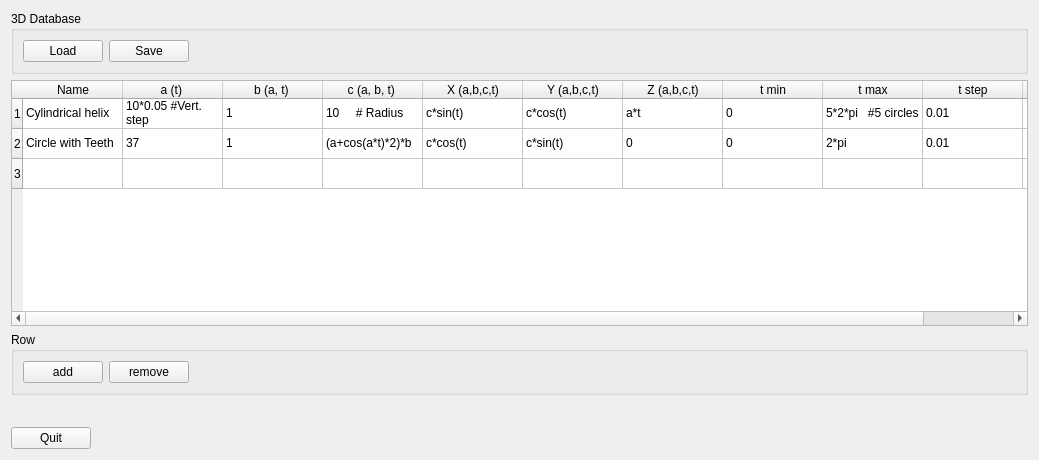
<?xml version="1.0" encoding="UTF-8"?>
<ui version="4.0">
 <class>Form</class>
 <widget class="QWidget" name="Form">
  <property name="geometry">
   <rect>
    <x>0</x>
    <y>0</y>
    <width>1039</width>
    <height>460</height>
   </rect>
  </property>
  <property name="windowTitle">
   <string>Form</string>
  </property>
  <layout class="QGridLayout" name="gridLayout_3">
   <item row="0" column="0">
    <widget class="QGroupBox" name="groupBox_2">
     <property name="title">
      <string>3D Database</string>
     </property>
     <layout class="QGridLayout" name="gridLayout">
      <item row="0" column="0">
       <layout class="QHBoxLayout" name="horizontalLayout">
        <item>
         <widget class="QPushButton" name="button_load">
          <property name="toolTip">
           <string>Click to load common and customs curves.</string>
          </property>
          <property name="text">
           <string>Load</string>
          </property>
         </widget>
        </item>
        <item>
         <widget class="QPushButton" name="button_save">
          <property name="toolTip">
           <string>This will save customs curves only in your HOME directory under &quot;Parametric3D.dat&quot;.</string>
          </property>
          <property name="text">
           <string>Save</string>
          </property>
         </widget>
        </item>
        <item>
         <spacer name="horizontalSpacer_2">
          <property name="orientation">
           <enum>Qt::Horizontal</enum>
          </property>
          <property name="sizeHint" stdset="0">
           <size>
            <width>40</width>
            <height>20</height>
           </size>
          </property>
         </spacer>
        </item>
       </layout>
      </item>
     </layout>
    </widget>
   </item>
   <item row="1" column="0">
    <widget class="QTableWidget" name="tableWidget">
     <row>
      <property name="text">
       <string>1</string>
      </property>
     </row>
     <row>
      <property name="text">
       <string>2</string>
      </property>
     </row>
     <row>
      <property name="text">
       <string>3</string>
      </property>
     </row>
     <column>
      <property name="text">
       <string>Name</string>
      </property>
     </column>
     <column>
      <property name="text">
       <string>a (t) </string>
      </property>
     </column>
     <column>
      <property name="text">
       <string>b (a, t) </string>
      </property>
     </column>
     <column>
      <property name="text">
       <string>c (a, b, t) </string>
      </property>
     </column>
     <column>
      <property name="text">
       <string>X (a,b,c,t)</string>
      </property>
     </column>
     <column>
      <property name="text">
       <string>Y (a,b,c,t)</string>
      </property>
     </column>
     <column>
      <property name="text">
       <string>Z (a,b,c,t)</string>
      </property>
     </column>
     <column>
      <property name="text">
       <string>t min</string>
      </property>
     </column>
     <column>
      <property name="text">
       <string>t max</string>
      </property>
     </column>
     <column>
      <property name="text">
       <string>t step</string>
      </property>
     </column>
     <column>
      <property name="text">
       <string>Comments</string>
      </property>
     </column>
     <item row="0" column="0">
      <property name="text">
       <string>Cylindrical helix</string>
      </property>
     </item>
     <item row="0" column="1">
      <property name="text">
       <string>10*0.05 #Vert. step</string>
      </property>
     </item>
     <item row="0" column="2">
      <property name="text">
       <string>1</string>
      </property>
     </item>
     <item row="0" column="3">
      <property name="text">
       <string>10     # Radius</string>
      </property>
     </item>
     <item row="0" column="4">
      <property name="text">
       <string>c*sin(t)</string>
      </property>
     </item>
     <item row="0" column="5">
      <property name="text">
       <string>c*cos(t)</string>
      </property>
     </item>
     <item row="0" column="6">
      <property name="text">
       <string>a*t</string>
      </property>
     </item>
     <item row="0" column="7">
      <property name="text">
       <string>0</string>
      </property>
     </item>
     <item row="0" column="8">
      <property name="text">
       <string>5*2*pi   #5 circles</string>
      </property>
     </item>
     <item row="0" column="9">
      <property name="text">
       <string>0.01</string>
      </property>
     </item>
     <item row="1" column="0">
      <property name="text">
       <string>Circle with Teeth</string>
      </property>
     </item>
     <item row="1" column="1">
      <property name="text">
       <string>37</string>
      </property>
     </item>
     <item row="1" column="2">
      <property name="text">
       <string>1</string>
      </property>
     </item>
     <item row="1" column="3">
      <property name="text">
       <string>(a+cos(a*t)*2)*b</string>
      </property>
     </item>
     <item row="1" column="4">
      <property name="text">
       <string>c*cos(t)</string>
      </property>
     </item>
     <item row="1" column="5">
      <property name="text">
       <string>c*sin(t)</string>
      </property>
     </item>
     <item row="1" column="6">
      <property name="text">
       <string>0</string>
      </property>
     </item>
     <item row="1" column="7">
      <property name="text">
       <string>0</string>
      </property>
     </item>
     <item row="1" column="8">
      <property name="text">
       <string>2*pi</string>
      </property>
     </item>
     <item row="1" column="9">
      <property name="text">
       <string>0.01</string>
      </property>
     </item>
    </widget>
   </item>
   <item row="2" column="0">
    <widget class="QGroupBox" name="groupBox">
     <property name="title">
      <string>Row</string>
     </property>
     <layout class="QGridLayout" name="gridLayout_2">
      <item row="0" column="0">
       <layout class="QHBoxLayout" name="horizontalLayout_2">
        <item>
         <widget class="QPushButton" name="button_addRow">
          <property name="toolTip">
           <string>Add a row into the table.</string>
          </property>
          <property name="text">
           <string>add</string>
          </property>
         </widget>
        </item>
        <item>
         <widget class="QPushButton" name="button_removeRow">
          <property name="toolTip">
           <string>Remove a row from the table.</string>
          </property>
          <property name="text">
           <string>remove</string>
          </property>
         </widget>
        </item>
        <item>
         <spacer name="horizontalSpacer_3">
          <property name="orientation">
           <enum>Qt::Horizontal</enum>
          </property>
          <property name="sizeHint" stdset="0">
           <size>
            <width>40</width>
            <height>20</height>
           </size>
          </property>
         </spacer>
        </item>
       </layout>
      </item>
     </layout>
    </widget>
   </item>
   <item row="3" column="0">
    <layout class="QHBoxLayout" name="horizontalLayout_4">
     <item>
      <widget class="QComboBox" name="comboBox_select">
       <property name="enabled">
        <bool>false</bool>
       </property>
       <property name="maximumSize">
        <size>
         <width>0</width>
         <height>0</height>
        </size>
       </property>
       <property name="modelColumn">
        <number>1</number>
       </property>
      </widget>
     </item>
     <item>
      <spacer name="horizontalSpacer">
       <property name="orientation">
        <enum>Qt::Horizontal</enum>
       </property>
       <property name="sizeHint" stdset="0">
        <size>
         <width>40</width>
         <height>20</height>
        </size>
       </property>
      </spacer>
     </item>
    </layout>
   </item>
   <item row="4" column="0">
    <layout class="QHBoxLayout" name="horizontalLayout_3">
     <item>
      <widget class="QPushButton" name="button_quit">
       <property name="text">
        <string>Quit</string>
       </property>
      </widget>
     </item>
     <item>
      <spacer name="horizontalSpacer_4">
       <property name="orientation">
        <enum>Qt::Horizontal</enum>
       </property>
       <property name="sizeHint" stdset="0">
        <size>
         <width>40</width>
         <height>20</height>
        </size>
       </property>
      </spacer>
     </item>
    </layout>
   </item>
  </layout>
 </widget>
 <resources/>
 <connections/>
</ui>
